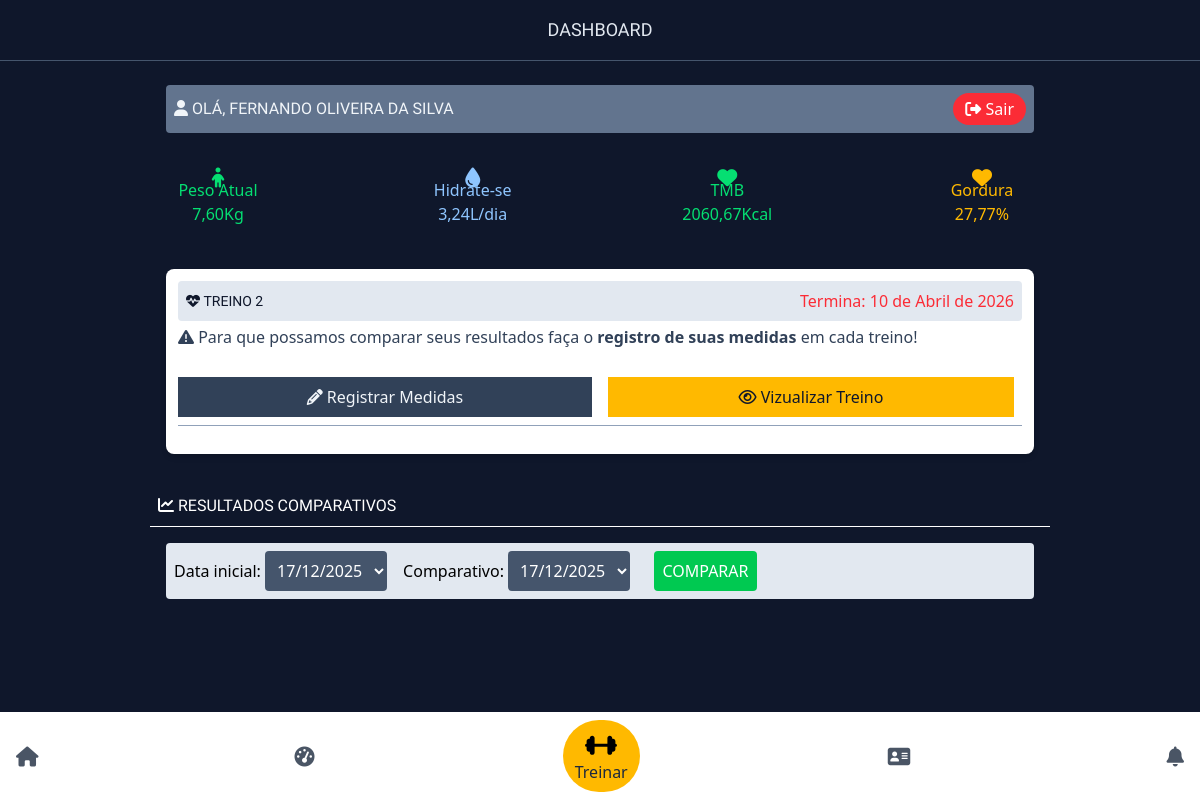
/home/ (signed in), run on the app's committed database.
### app/models.py (models this page shows, shortened)
class Medidas(models.Model):
    user = models.ForeignKey(User, on_delete=models.CASCADE, null=True)
    mesociclo_id = models.IntegerField(null=True)
    peso = models.DecimalField(null=True, max_digits=10, decimal_places=2)
    pescoco = models.FloatField(null=True)
    torax = models.FloatField(null=True)
    cintura = models.FloatField(null=True)
    quadril = models.FloatField(null=True)
    braco_direito = models.FloatField(null=True)
    braco_esquerdo = models.FloatField(null=True)
    coxa_direita = models.FloatField(null=True)
    coxa_esquerda = models.FloatField(null=True)
    created_at = models.DateField(auto_now=True)
    def calcular_percentual_gordura(self, sexo, altura=0):
        try:
            if sexo == 'masculino':
                resultado = 495/(1.0324 - 0.19077*math.log10(self.cintura - self.pescoco)+0.15456*math.log10(altura))-450
            else:
                resultado = 495/(1.29579-0.35004*math.log10(self.cintura+self.quadril-self.pescoco)+0.22100*math.log10(altura))-450
            return round(resultado, 2)
        except (ValueError, TypeError, ZeroDivisionError):
            return None

### app_personal/models.py (models this page shows, shortened)
class Mesociclo(models.Model):
    user = models.ForeignKey(User, on_delete=models.CASCADE)
    titulo = models.CharField(max_length=255)
    periodizacao = models.CharField(max_length=255)
    pub_date = models.DateTimeField(auto_now_add=True)
    duracao = models.DateField(null=True)

### app/views.py (the view)
# urls.py: path('home/', views.home, name='home'),
def home(request):
    user_auth = request.user.is_authenticated
    user_id = request.user.id
    user_group = request.user.groups.all()
    if not user_auth:
        return redirect('login_view')
    else:
        dados_iniciais_verificados = DadosIniciais.objects.filter(user_id = user_id)
        treino = Mesociclo.objects.filter(user_id=user_id).order_by('-id')[:1]
        medidas = Medidas.objects.filter(user_id=user_id)
        if not dados_iniciais_verificados:
            return redirect('dados_iniciais')
        else:
            dados_iniciais = DadosIniciais.objects.get(user_id = user_id)
            gorduras = Medidas.objects.filter(user_id=user_id).order_by('-id')
            dados_gordura=[]
            if gorduras:
                for g in gorduras:
                    dados_gordura.append({
                        'gordura': g.calcular_percentual_gordura(dados_iniciais.genero, dados_iniciais.altura),
                        'peso':g.peso
                    })
            else:
                dados_gordura=[{'gordura':0}]
            context={
            'treino':treino,
            'grupo':user_group,
            'dados_iniciais':dados_iniciais,
            'calc_idade':dados_iniciais.Idade(),
            'calc_agua':dados_iniciais.calc_agua(),
            'tmb':dados_iniciais.calc_kcal(),
            'medidas':medidas,
            'gordura':dados_gordura[0]['gordura'],
            'peso':dados_gordura[0]['peso'],
            }
        return render(request, 'inicio/home.html', context)

### app/models.py (called while the page is built)
    def Idade(self):
        hoje = datetime.date.today()
        idade = hoje.year - self.data_nascimento.year - ((hoje.month, hoje.day) < (self.data_nascimento.month, self.data_nascimento.day))
        return idade

    def calc_agua(self):
        idade = self.Idade()
        quantidade = self.peso*idade
        return round(quantidade/1000, 2)

    def calc_kcal(self):
        peso = self.peso
        altura = self.altura
        idade=self.Idade()
        genero = self.genero
        if genero == 'masculino':
            tmb = 66.47+(13.75*peso)+(5.003*altura)-(6.775*idade)
        elif genero == 'feminino':
            tmb=655.09+(9.563*peso)+(1.85*altura)-(4.676*idade)
        elif not genero:
            tmb = 0
        return round(tmb,2)

### app/templates/inicio/home.html (shortened to what this page needs)
{% extends 'base/base.html' %}
{% block 'content'%}
{% if user %}
<h1 class="text-center text-lg border-b-1 border-slate-600 p-4 text-slate-200">DASHBOARD</h1>
<section class="content w-full max-w-[900px] m-auto my-2 p-4 text-white space-y-3 ">
    <div class="flex items-center justify-between bg-slate-500 p-2 rounded">
        <h1 class="text-slate-100"><i class="fa fa-user"></i>&nbsp;Olá, {{user.first_name}}</h1>
        <a href="{% url 'logout' %}" class="bg-red-500 py-1 px-3 rounded-full"><i class="fa fa-sign-out"></i> Sair</a>
    </div>
    <div class="flex flex-wrap items-center justify-between my-4 ">
        {% if peso != 0 %}
        <div class=" w-26 h-26  flex flex-col items-center justify-center text-green-400">
            <i class="fa fa-child fa-lg"></i>
            <p class="font-medium">Peso Atual</p>
            <p>{{peso}}Kg</p>
        </div>
        {%endif%}
        <div class="w-26 h-26 rounded flex flex-col items-center justify-center text-blue-300">
            <i class="fa fa-tint fa-lg"></i>
            <p class="font-medium">Hidrate-se</p>
            <p>{{calc_agua}}L/dia</p>
        </div>
        <div class="w-26 h-26 rounded flex flex-col items-center justify-center text-green-400">
            <i class="fa fa-heart fa-lg"></i>
            <p class="font-medium">TMB</p>
            <p>{{tmb}}Kcal</p>
        </div>
        {% if gordura != 0 %}
        <div class="w-26 h-26 rounded flex flex-col items-center justify-center text-amber-400">
            <i class="fa fa-heart fa-lg"></i>
            <p class="font-medium">Gordura</p>
            <p>{{gordura}}%</p>
        </div>
        {%endif%}
    </div>
    {% if treino %}
    <div class="bg-white p-3 rounded-lg text-amber-900 shadow-md my-2">
        {% for t in treino %}
        <div class="flex rounded items-center justify-between items-center bg-slate-200 p-2">
            <h2 class="text-sm text-slate-900 uppercase"><i class="fa fa-heartbeat"></i>&nbsp;{{t.titulo}}</h2>
            <p class="text-red-500 font-medium">Termina: {{t.duracao}}</p>
        </div>
        <div class="py-1 text-slate-700"><i class="fa fa-warning"></i>&nbsp;Para que possamos comparar seus resultados faça o <strong>registro de suas medidas</strong> em cada treino!</div>
        <ul class="w-full flex items-center my-4 gap-2 border-b-1 border-slate-400">
            <li class="w-full">
                <a href="{% url 'medidas' t.id %}" class="text-center block text-slate-100  p-2 bg-slate-700 ">
                    <i class="fa fa-pencil"></i>
                    Registrar Medidas
                </a>
            </li>
            <li class="w-full p-2">
                 <a href="{% url 'treino_micro' t.id%}" class="text-center block p-2 bg-amber-400 text-slate-900">
                    <i class="fa fa-eye"></i>
                    Vizualizar Treino
                </a>
            </li>
        </ul>
        {% endfor %}
    </div>
    {% endif %}
</section>
{% if medidas %}
<section class="content w-full max-w-[900px] m-auto my-2 ">
    <h1 class="text-white border-b-1 border-white p-2"><i class="fa fa-line-chart"></i>&nbsp;Resultados Comparativos</h1>
    <form action="{% url 'comparar_medidas_aluno' %}" method="get" class="form-comparar flex bg-slate-200 p-2 m-4 rounded gap-4">
        <div>
            <label>Data inicial:</label>
            <select name="data1" id="data_antiga" class="bg-slate-600 text-white rounded p-2">
                {% for data1 in medidas %}
                    <option value="{{data1.id}}">{{data1.created_at|date:'d/m/Y'}}</option>
                {% endfor %}
            </select>
        </div>
        <div>
            <label>Comparativo:</label>
            <select name="data2" id="data_atual" class="bg-slate-600 text-white rounded p-2">
                {% for data2 in medidas %}
                    <option value="{{data2.id}}">{{data2.created_at|date:'d/m/Y'}}</option>
                {% endfor %}
            </select>
        </div>
        <div>
            <label>&nbsp;</label>
            <button type="submit" class="cursor-pointer bg-green-500 uppercase text-white font-medium p-2 rounded">Comparar</button>
        </div>
    </form>
<br><br>
<br><br>
</section>
{%endif%}
{% endif %}
{% endblock %}

### app/static/css/style.css (style rules this page uses)
h1 { font-family: "Cal Sans", sans-serif !important; font-style: normal; text-transform: uppercase; }
h2 { font-family: 'Roboto'; }

### data on the page
Medidas: peso "7,60"
Mesociclo: titulo "TREINO 2", duracao "10 de Abril de 2026"

### other printed values
{{ user.first_name }} "FERNANDO OLIVEIRA DA SILVA"
{{ calc_agua }} "3,24"
{{ tmb }} "2060,67"
{{ gordura }} "27,77"
form field data1 "17/12/2025"
form field data2 "17/12/2025"
